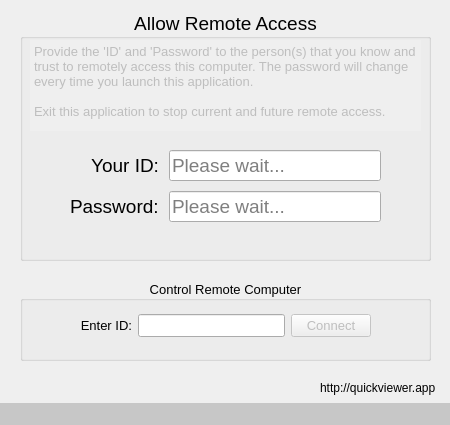
<?xml version="1.0" encoding="UTF-8"?>
<ui version="4.0">
 <author>Faptastic</author>
 <class>QV_MainWindow</class>
 <widget class="QMainWindow" name="QV_MainWindow">
  <property name="geometry">
   <rect>
    <x>0</x>
    <y>0</y>
    <width>450</width>
    <height>425</height>
   </rect>
  </property>
  <property name="sizePolicy">
   <sizepolicy hsizetype="Fixed" vsizetype="Preferred">
    <horstretch>0</horstretch>
    <verstretch>0</verstretch>
   </sizepolicy>
  </property>
  <property name="minimumSize">
   <size>
    <width>450</width>
    <height>425</height>
   </size>
  </property>
  <property name="maximumSize">
   <size>
    <width>450</width>
    <height>425</height>
   </size>
  </property>
  <property name="windowTitle">
   <string>QuickViewer.app</string>
  </property>
  <widget class="QWidget" name="centralwidget">
   <property name="styleSheet">
    <string notr="true"/>
   </property>
   <widget class="QGroupBox" name="idBox">
    <property name="geometry">
     <rect>
      <x>20</x>
      <y>10</y>
      <width>411</width>
      <height>251</height>
     </rect>
    </property>
    <property name="font">
     <font>
      <pointsize>14</pointsize>
     </font>
    </property>
    <property name="title">
     <string>Allow Remote Access</string>
    </property>
    <property name="alignment">
     <set>Qt::AlignCenter</set>
    </property>
    <widget class="QWidget" name="formLayoutWidget">
     <property name="geometry">
      <rect>
       <x>50</x>
       <y>130</y>
       <width>311</width>
       <height>91</height>
      </rect>
     </property>
     <layout class="QFormLayout" name="formLayout">
      <property name="labelAlignment">
       <set>Qt::AlignRight|Qt::AlignTrailing|Qt::AlignVCenter</set>
      </property>
      <property name="formAlignment">
       <set>Qt::AlignLeading|Qt::AlignLeft|Qt::AlignVCenter</set>
      </property>
      <property name="horizontalSpacing">
       <number>10</number>
      </property>
      <property name="verticalSpacing">
       <number>10</number>
      </property>
      <item row="0" column="0">
       <widget class="QLabel" name="label_pw">
        <property name="font">
         <font>
          <pointsize>14</pointsize>
         </font>
        </property>
        <property name="text">
         <string>Your ID:</string>
        </property>
        <property name="alignment">
         <set>Qt::AlignRight|Qt::AlignTrailing|Qt::AlignVCenter</set>
        </property>
       </widget>
      </item>
      <item row="0" column="1">
       <widget class="QLineEdit" name="text_this_id">
        <property name="enabled">
         <bool>true</bool>
        </property>
        <property name="sizePolicy">
         <sizepolicy hsizetype="Expanding" vsizetype="Preferred">
          <horstretch>0</horstretch>
          <verstretch>0</verstretch>
         </sizepolicy>
        </property>
        <property name="styleSheet">
         <string notr="true"/>
        </property>
        <property name="text">
         <string/>
        </property>
        <property name="dragEnabled">
         <bool>false</bool>
        </property>
        <property name="readOnly">
         <bool>true</bool>
        </property>
        <property name="placeholderText">
         <string>Please wait...</string>
        </property>
        <property name="clearButtonEnabled">
         <bool>false</bool>
        </property>
       </widget>
      </item>
      <item row="1" column="0">
       <widget class="QLabel" name="label_id">
        <property name="font">
         <font>
          <pointsize>14</pointsize>
         </font>
        </property>
        <property name="text">
         <string>Password:</string>
        </property>
       </widget>
      </item>
      <item row="1" column="1">
       <widget class="QLineEdit" name="text_this_pw">
        <property name="sizePolicy">
         <sizepolicy hsizetype="Expanding" vsizetype="Preferred">
          <horstretch>0</horstretch>
          <verstretch>0</verstretch>
         </sizepolicy>
        </property>
        <property name="styleSheet">
         <string notr="true"/>
        </property>
        <property name="readOnly">
         <bool>true</bool>
        </property>
        <property name="placeholderText">
         <string>Please wait...</string>
        </property>
       </widget>
      </item>
     </layout>
    </widget>
    <widget class="QPlainTextEdit" name="text_infobox">
     <property name="enabled">
      <bool>false</bool>
     </property>
     <property name="geometry">
      <rect>
       <x>10</x>
       <y>30</y>
       <width>391</width>
       <height>91</height>
      </rect>
     </property>
     <property name="font">
      <font>
       <pointsize>10</pointsize>
      </font>
     </property>
     <property name="autoFillBackground">
      <bool>false</bool>
     </property>
     <property name="styleSheet">
      <string notr="true">border:none;</string>
     </property>
     <property name="readOnly">
      <bool>true</bool>
     </property>
     <property name="plainText">
      <string>Provide the 'ID' and 'Password' to the person(s) that you know and trust to remotely access this computer. The password will change every time you launch this application.

Exit this application to stop current and future remote access.</string>
     </property>
    </widget>
   </widget>
   <widget class="QGroupBox" name="remoteBox">
    <property name="geometry">
     <rect>
      <x>20</x>
      <y>280</y>
      <width>411</width>
      <height>81</height>
     </rect>
    </property>
    <property name="font">
     <font>
      <pointsize>10</pointsize>
     </font>
    </property>
    <property name="title">
     <string>Control Remote Computer</string>
    </property>
    <property name="alignment">
     <set>Qt::AlignCenter</set>
    </property>
    <widget class="QWidget" name="horizontalLayoutWidget">
     <property name="geometry">
      <rect>
       <x>60</x>
       <y>20</y>
       <width>291</width>
       <height>51</height>
      </rect>
     </property>
     <layout class="QHBoxLayout" name="horizontalLayout">
      <item>
       <widget class="QLabel" name="label_remote_id">
        <property name="font">
         <font>
          <pointsize>10</pointsize>
         </font>
        </property>
        <property name="text">
         <string>Enter ID:</string>
        </property>
        <property name="alignment">
         <set>Qt::AlignRight|Qt::AlignTrailing|Qt::AlignVCenter</set>
        </property>
       </widget>
      </item>
      <item>
       <widget class="QLineEdit" name="text_remote_id">
        <property name="font">
         <font>
          <pointsize>10</pointsize>
         </font>
        </property>
        <property name="maxLength">
         <number>10</number>
        </property>
       </widget>
      </item>
      <item>
       <widget class="QPushButton" name="btn_remote_connect">
        <property name="enabled">
         <bool>false</bool>
        </property>
        <property name="font">
         <font>
          <pointsize>10</pointsize>
         </font>
        </property>
        <property name="text">
         <string>Connect</string>
        </property>
       </widget>
      </item>
     </layout>
    </widget>
   </widget>
   <widget class="QLabel" name="label">
    <property name="geometry">
     <rect>
      <x>320</x>
      <y>380</y>
      <width>121</width>
      <height>16</height>
     </rect>
    </property>
    <property name="text">
     <string>http://quickviewer.app</string>
    </property>
    <property name="openExternalLinks">
     <bool>false</bool>
    </property>
   </widget>
  </widget>
  <widget class="QStatusBar" name="statusBar">
   <property name="styleSheet">
    <string notr="true">background-color: rgb(199, 199, 199);</string>
   </property>
   <property name="sizeGripEnabled">
    <bool>true</bool>
   </property>
  </widget>
  <action name="actionExit">
   <property name="checkable">
    <bool>false</bool>
   </property>
   <property name="text">
    <string>Exit</string>
   </property>
  </action>
  <action name="actiontest1">
   <property name="text">
    <string>test1</string>
   </property>
  </action>
  <action name="actiontest2">
   <property name="text">
    <string>test2</string>
   </property>
  </action>
 </widget>
 <resources/>
 <connections/>
</ui>
